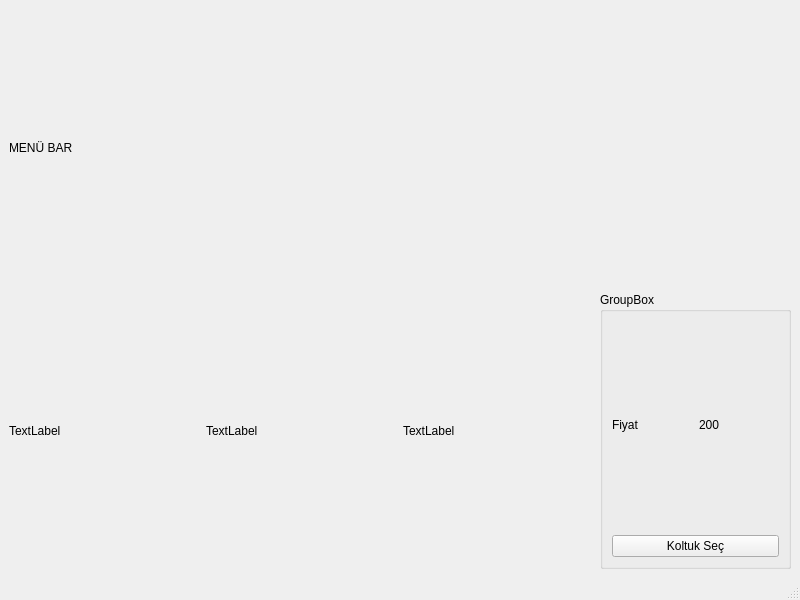
<?xml version="1.0" encoding="UTF-8"?>
<ui version="4.0">
 <class>MainWindow</class>
 <widget class="QMainWindow" name="MainWindow">
  <property name="geometry">
   <rect>
    <x>0</x>
    <y>0</y>
    <width>800</width>
    <height>600</height>
   </rect>
  </property>
  <property name="windowTitle">
   <string>MainWindow</string>
  </property>
  <widget class="QWidget" name="centralwidget">
   <layout class="QGridLayout" name="gridLayout">
    <item row="1" column="2">
     <widget class="QLabel" name="label_3">
      <property name="text">
       <string>TextLabel</string>
      </property>
     </widget>
    </item>
    <item row="1" column="0">
     <widget class="QLabel" name="label_2">
      <property name="text">
       <string>TextLabel</string>
      </property>
     </widget>
    </item>
    <item row="1" column="1">
     <widget class="QLabel" name="label">
      <property name="text">
       <string>TextLabel</string>
      </property>
     </widget>
    </item>
    <item row="1" column="3">
     <widget class="QGroupBox" name="groupBox">
      <property name="title">
       <string>GroupBox</string>
      </property>
      <layout class="QGridLayout" name="gridLayout_2">
       <item row="0" column="0">
        <widget class="QLabel" name="label_5">
         <property name="text">
          <string>Fiyat</string>
         </property>
        </widget>
       </item>
       <item row="0" column="1">
        <widget class="QLabel" name="label_6">
         <property name="text">
          <string>200</string>
         </property>
        </widget>
       </item>
       <item row="1" column="0" colspan="2">
        <widget class="QPushButton" name="pushButton">
         <property name="text">
          <string>Koltuk Seç</string>
         </property>
        </widget>
       </item>
      </layout>
     </widget>
    </item>
    <item row="0" column="0" colspan="4">
     <widget class="QLabel" name="label_4">
      <property name="text">
       <string>MENÜ BAR</string>
      </property>
     </widget>
    </item>
   </layout>
  </widget>
  <widget class="QMenuBar" name="menubar">
   <property name="geometry">
    <rect>
     <x>0</x>
     <y>0</y>
     <width>800</width>
     <height>21</height>
    </rect>
   </property>
  </widget>
  <widget class="QStatusBar" name="statusbar"/>
 </widget>
 <resources/>
 <connections/>
</ui>
